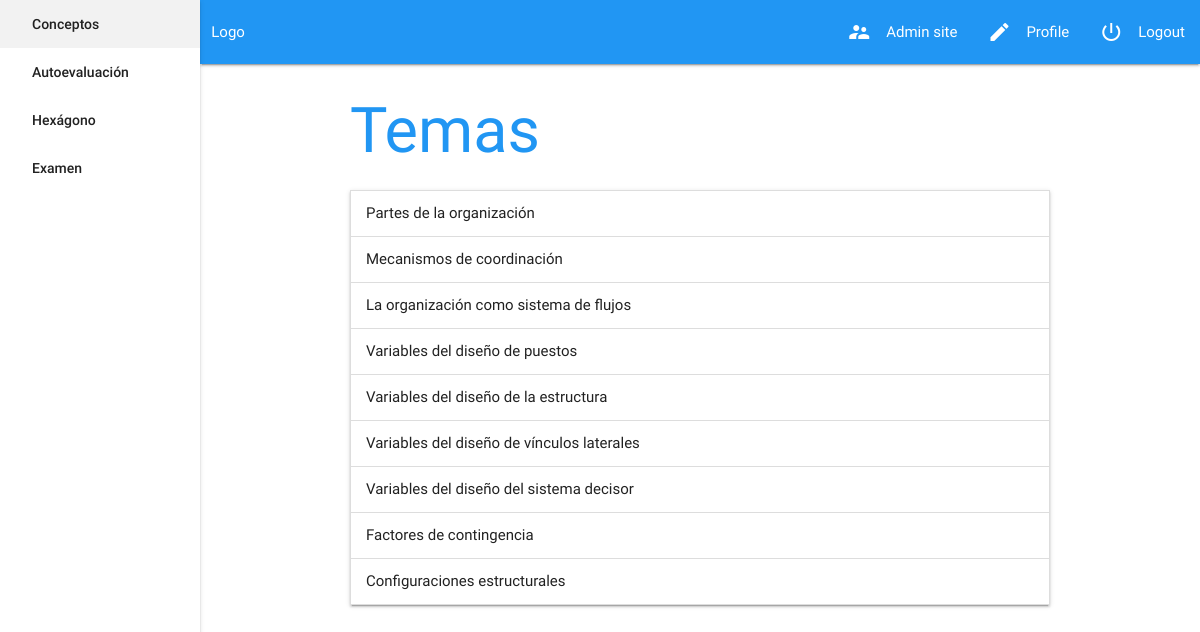
Page /datareader/concept (signed in) on the committed database.
### datareader/models.py (models this page shows)
class Topic(models.Model):
    name = models.CharField(max_length=100)

### datareader/views.py (the view)
# urls.py: url(r'concept', views.concept, name='concept'),
@login_required()
def concept(request):
    topic_list = []
    for i in range(0,len(Topic.objects.all())) :
        topic_list.append({
            "name" : Topic.objects.all()[i].name,
            "subtopics" : []
        })
        for j in range(0,len( SubTopic.objects.filter(topic=Topic.objects.all()[i]) )):
            topic_list[i]["subtopics"].append({
                "name" : SubTopic.objects.filter(topic=Topic.objects.all()[i])[j].name,
                "concepts" : Concept.objects.filter(subtopic=SubTopic.objects.filter(topic=Topic.objects.all()[i])[j])
            })
    context = {
        'topic_list' : topic_list
    }
    return render(request, 'datareader/concepts.html', context)

### templates/datareader/concepts.html (shortened to what this page needs)
    {% extends 'index.html' %}
    {% block content %}
    <h1 class="blue-text darken-4">Temas</h1>
    <ul class="collapsible concept-list-wrapper" data-collapsible="accordion">
    {% for topic in topic_list %}
        <li>
            <div class="collapsible-header">{{ topic.name }}</div>
        </li>
    {% endfor %}
    </ul>
    {% endblock content %}

### templates/index.html (shortened to what this page needs)
<!DOCTYPE html>
<html lang="en">
<head>
    {% load static %}
    <link rel="stylesheet" href="{% static 'css/materialize.min.css' %}">
    <link rel="stylesheet" href="{% static 'css/style.css' %}">
<body>
    <header>
        <nav class="">
            <div class="nav-wrapper blue">
                <div class="row">
                    <div class="col"><a href="#">Logo</a></div>
                    <ul class="right">
                    {% if perms.datareader.add_concept %}
                        <li><a href="#"><i class="material-icons left">supervisor_account</i>Admin site</a></li>
                    {% endif %}
                    {% if user.is_authenticated %}
                        <li><a href="#"><i class="material-icons left">edit</i>Profile</a></li>
                        <li><a href="{% url 'logout' %}"><i class="material-icons left">power_settings_new</i>Logout</a></li>
                    {% endif %}
                    </ul>
                </div>
            </div>
        </nav>
    </header>
        <ul id="nav-mobile" class="lateral-nav-wrapper side-nav fixed">
            <li><a href="{% url 'concept' %}" class="">Conceptos</a></li>
            <li><a href="{% url 'index' %}" class="">Autoevaluación</a></li>
            <li><a href="{% url 'index' %}" class="">Hexágono</a></li>
            <li><a href="{% url 'index' %}" class="">Examen</a></li>
        </ul>
    <main class="main-container">
        <div class="container">
            {% block content %}{% endblock %}
        </div>
    </main>
</body>
</html>

### static/css/style.css (style rules this page uses)
*, *:after, *:before { box-sizing: border-box; }
header, main, footer { padding-left: 200px; }
.lateral-nav-wrapper { width: 200px; }

### rows in the picture
Topic: name "Partes de la organización"
Topic: name "Mecanismos de coordinación"
Topic: name "La organización como sistema de flujos"
Topic: name "Variables del diseño de puestos"
Topic: name "Variables del diseño de la estructura"
Topic: name "Variables del diseño de vínculos laterales"
Topic: name "Variables del diseño del sistema decisor"
Topic: name "Factores de contingencia"
Topic: name "Configuraciones estructurales"
